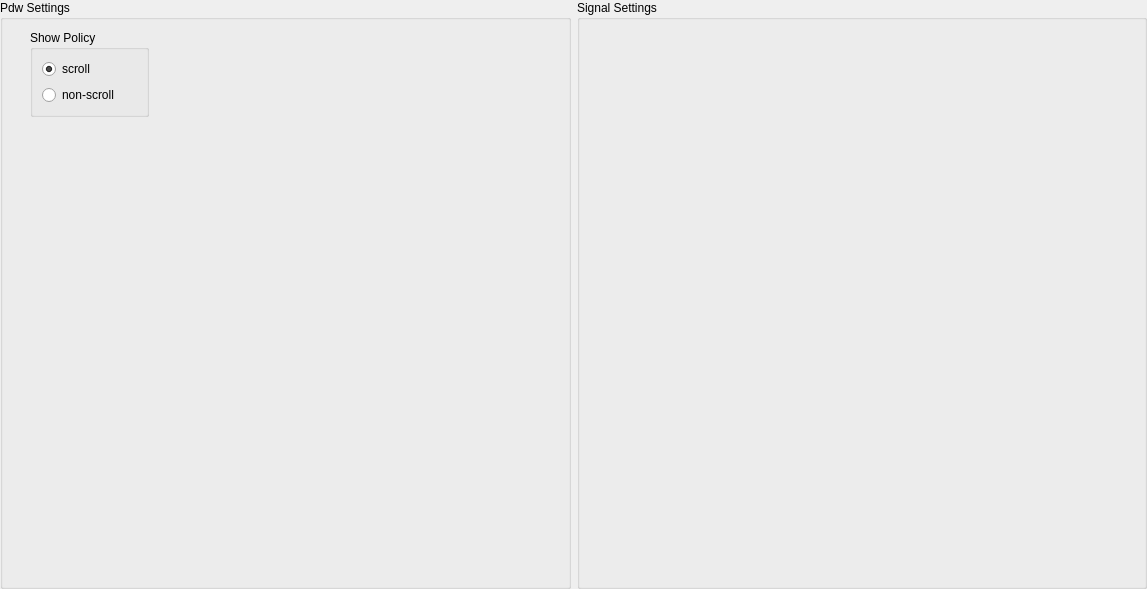
<?xml version="1.0" encoding="UTF-8"?>
<ui version="4.0">
 <class>Form</class>
 <widget class="QWidget" name="Form">
  <property name="geometry">
   <rect>
    <x>0</x>
    <y>0</y>
    <width>1147</width>
    <height>589</height>
   </rect>
  </property>
  <property name="windowTitle">
   <string>Form</string>
  </property>
  <layout class="QHBoxLayout" name="horizontalLayout">
   <property name="spacing">
    <number>0</number>
   </property>
   <property name="leftMargin">
    <number>0</number>
   </property>
   <property name="topMargin">
    <number>0</number>
   </property>
   <property name="rightMargin">
    <number>0</number>
   </property>
   <property name="bottomMargin">
    <number>0</number>
   </property>
   <item>
    <widget class="QWidget" name="widget" native="true">
     <layout class="QHBoxLayout" name="horizontalLayout_2">
      <property name="leftMargin">
       <number>0</number>
      </property>
      <property name="topMargin">
       <number>0</number>
      </property>
      <property name="rightMargin">
       <number>0</number>
      </property>
      <property name="bottomMargin">
       <number>0</number>
      </property>
      <item>
       <widget class="QGroupBox" name="pdwSettingsGroupBox">
        <property name="title">
         <string>Pdw Settings</string>
        </property>
        <widget class="QGroupBox" name="groupBox">
         <property name="geometry">
          <rect>
           <x>30</x>
           <y>30</y>
           <width>119</width>
           <height>87</height>
          </rect>
         </property>
         <property name="title">
          <string>Show Policy</string>
         </property>
         <layout class="QVBoxLayout" name="verticalLayout">
          <item>
           <widget class="QRadioButton" name="scrollRadioButton">
            <property name="text">
             <string>scroll</string>
            </property>
            <property name="checked">
             <bool>true</bool>
            </property>
           </widget>
          </item>
          <item>
           <widget class="QRadioButton" name="nonScrollRadioButton">
            <property name="text">
             <string>non-scroll</string>
            </property>
           </widget>
          </item>
         </layout>
        </widget>
       </widget>
      </item>
      <item>
       <widget class="QGroupBox" name="signalSettingsGroupBox">
        <property name="title">
         <string>Signal Settings</string>
        </property>
       </widget>
      </item>
     </layout>
    </widget>
   </item>
  </layout>
 </widget>
 <resources/>
 <connections/>
</ui>
